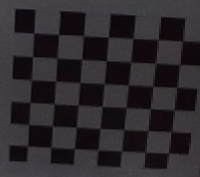
#> input picture tabuleiro/base/1.png, 200 x 177 px; its folder holds only this picture in this run
$ jupyter execute visao-05.ipynb
#> lines starting #> are read from the running program, lines starting #| are printed output that depends on the picture; after the words box and inside, x2 and y2 are one past the last pixel; in counts of white or black regions, pixels touching at a corner belong together; long printed decimals are rounded
[cell 1]
import cv2
import numpy as np
import glob
import matplotlib.pyplot as plt

# Configurações do tabuleiro de xadrez
chessboard_size = (6, 6)
frame_size = (3000, 4000)

# Critérios de subpixel
criteria = (cv2.TERM_CRITERIA_EPS + cv2.TERM_CRITERIA_MAX_ITER, 30, 0.001)

# Preparar pontos do mundo 3D, como (0,0,0), (1,0,0), (2,0,0) ...,(6,5,0)
objp = np.zeros((chessboard_size[0] * chessboard_size[1], 3), np.float32)
objp[:, :2] = np.mgrid[0:chessboard_size[0], 0:chessboard_size[1]].T.reshape(-1, 2)

# Vetores para armazenar pontos 3D do mundo e pontos 2D da imagem para todas as imagens
objpoints = [] # Pontos 3D no mundo real
imgpoints = [] # Pontos 2D no plano da imagem

images = glob.glob('./tabuleiro/base/*.png')

for image in images:
    img = cv2.imread(image)
#> img is the input picture: shape (177, 200, 3); mean B, G, R 44.6, 40.1, 44.4
    gray = cv2.cvtColor(img, cv2.COLOR_BGR2GRAY)
    # Encontrar os cantos do tabuleiro de xadrez
    ret, corners = cv2.findChessboardCorners(gray, chessboard_size, None)
#> ret = True; corners = 36 rows, first 8: [34.21, 32.48], [58.01, 33.6], [83.5, 36], [107.9, 36.4], [133.5, 37.5], [158, 39.5], [33.27, 57], [57, 58]

    if ret == True:
        objpoints.append(objp)

        corners2 = cv2.cornerSubPix(gray, corners, (11, 11), (-1, -1), criteria)
#> corners2 = 36 rows, first 8: [33.95, 33], [58.48, 34.54], [83.53, 35.75], [108.4, 37.08], [133, 38.49], [158.1, 39.47], [32.51, 56.67], [57.06, 57.96]
        imgpoints.append(corners2)

        # Desenhar e exibir os cantos
        cv2.drawChessboardCorners(img, chessboard_size, corners2, ret)
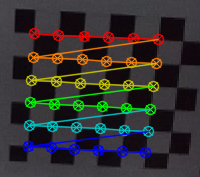
#> img: shape (177, 200, 3); 18.88% of pixels changed, all inside (x1, y1, x2, y2) = (22, 27, 165, 159)
        plt.figure(figsize=(10, 7))
        plt.imshow(cv2.cvtColor(img, cv2.COLOR_BGR2RGB))
        plt.show()

# Calibrar a câmera
ret, camera_matrix, dist_coeffs, rvecs, tvecs = cv2.calibrateCamera(objpoints, imgpoints, gray.shape[::-1], None, None)
#> ret = 0.221; camera_matrix = [[2183.7, 0, 30.69], [0, 1995.8, 97.74], [0, 0, 1]]; dist_coeffs = [[-5.96, 1003.5, -0.344, -0.00319, 5.72]]; rvecs = ([0.095, 0.214, 0.0665],); tvecs = ([0.136, -2.78, 87.93],)

print("Matriz Intrínseca:\n", camera_matrix)
#| Matriz Intrínseca:
#|  [[2.18371063e+03 0.00000000e+00 3.06866610e+01]
#|  [0.00000000e+00 1.99582521e+03 9.77383105e+01]
#|  [0.00000000e+00 0.00000000e+00 1.00000000e+00]]
print("Coeficientes de Distorção:\n", dist_coeffs)
#| Coeficientes de Distorção:
#|  [[-5.96466197e+00  1.00345794e+03 -3.43894615e-01 -3.18749346e-03
#|    5.72234147e+00]]
print("Vetores de Rotação:\n", rvecs)
#| Vetores de Rotação:
#|  (array([[0.09502 ],
#|        [0.2138],
#|        [0.06647]]),)
print("Vetores de Translação:\n", tvecs)
#| Vetores de Translação:
#|  (array([[ 0.1356],
#|        [-2.781],
#|        [87.927]]),)


$ run again, on tabuleiro/base/3.png
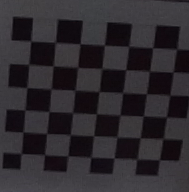
#> input picture tabuleiro/base/3.png, 189 x 192 px
#> img is the input picture: shape (192, 189, 3); mean B, G, R 45.9, 41.4, 45.3
#> `ret, corners = cv2.findChessboardCorners(gray, chessboard_size, None)`: ret = True; corners = 36 rows, first 8: [30.74, 41.67], [53.22, 41.77], [80.48, 42.93], [104.4, 45.08], [129.1, 45.77], [151.6, 46.92], [27.56, 63.68], [55.39, 65.59]
#> corners2 = 36 rows, first 8: [30.7, 41.01], [55.25, 42.45], [80.11, 43.73], [104.4, 45.19], [128.8, 46.28], [152.8, 47.73], [28.71, 64.41], [53.21, 65.88]
#> `cv2.drawChessboardCorners(img, chessboard_size, corners2, ret)`:
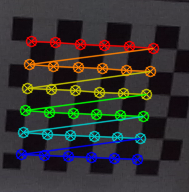
#> img: shape (192, 189, 3); 18.36% of pixels changed, all inside (x1, y1, x2, y2) = (15, 35, 160, 166)
#> `ret, camera_matrix, dist_coeffs, rvecs, tvecs = cv2.calibrateCamera(ob..`: ret = 0.144; camera_matrix = [[1720.5, 0, 89.27], [0, 2090.1, 95.66], [0, 0, 1]]; dist_coeffs = [[-0.561, -247.6, -0.0877, -0.0244, -1.33]]; rvecs = ([0.685, -0.1, 0.0815],); tvecs = ([-2.36, -1.81, 69.79],)
#| Matriz Intrínseca:
#|  [[1.72053665e+03 0.00000000e+00 8.92688891e+01]
#|  [0.00000000e+00 2.09012855e+03 9.56558506e+01]
#|  [0.00000000e+00 0.00000000e+00 1.00000000e+00]]
#| Coeficientes de Distorção:
#|  [[-5.61273305e-01 -2.47628989e+02 -8.77052389e-02 -2.43506088e-02
#|   -1.33237457e+00]]
#| Vetores de Rotação:
#|  (array([[ 0.6849],
#|        [-0.09998],
#|        [ 0.0815]]),)
#| Vetores de Translação:
#|  (array([[-2.357],
#|        [-1.811 ],
#|        [69.787]]),)
